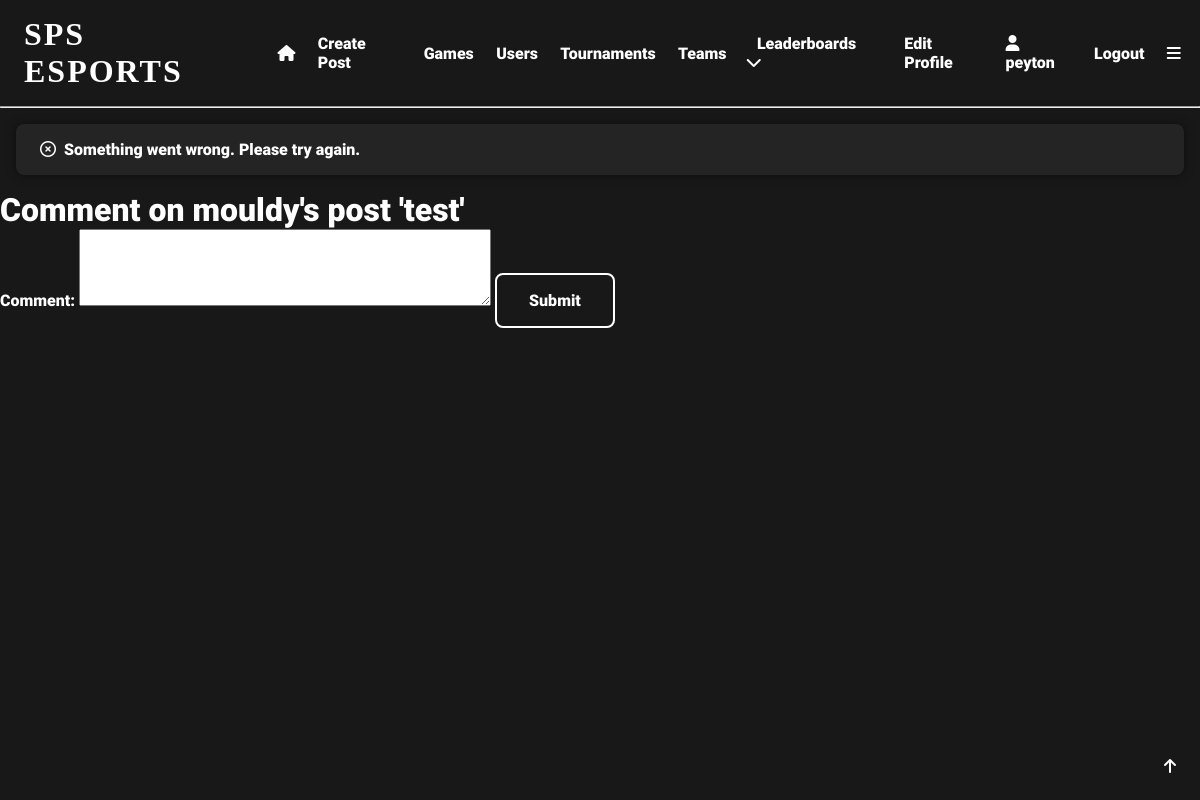
The app's page /post_comment/2 (signed in) with its own data.
### app/models.py (models this page shows, shortened)
class User(UserMixin, db.Model):
    user_id = db.Column(db.Integer, primary_key=True)
    username = db.Column(db.String(64), index=True, unique=True)
    email = db.Column(db.String(120), index=True, unique=True)
    password_hash = db.Column(db.String(128), nullable=False)
    pfp = db.Column(db.String(140))
    user_bio = db.Column(db.String(140), default='New to SPS eSports!!!')
    pronouns = db.Column(db.String(64), nullable=True)
    skill_level = db.Column(db.String(64), default='Unsure')
    role = db.Column(db.String(64))
    grade = db.Column(db.String(64), nullable=True)
    availability = db.Column(db.String(140), default='Unsure')
    teams = db.relationship('Teams', back_populates='user')
    team_users = db.relationship('TeamUsers', back_populates='user')
    posts = db.relationship('Posts', back_populates='user')
    likes = db.relationship('Likes', back_populates='user')
    tournaments = db.relationship('Tournaments', back_populates='user')
    favourite_games = db.relationship('FavouriteGames', back_populates='user')
    tournament_users = db.relationship('TournamentUsers', back_populates='user')
    comments = db.relationship('Comments', back_populates='user')
    matches = db.relationship('Matches', back_populates='user')
    match_users = db.relationship('MatchUsers', back_populates='user')
    following = db.relationship('Following', backref='user', foreign_keys='Following.user_id')
    followed = db.relationship('Following', foreign_keys='Following.following_id')

class Posts(db.Model):
    post_id = db.Column(db.Integer, primary_key=True, index=True, unique=True, nullable=False)
    post_title = db.Column(db.String(64), nullable=False)
    post_content = db.Column(db.String(140), nullable=False)
    post_date = db.Column(db.DateTime, nullable=False)
    post_type = db.Column(db.String(64))
    likes = db.Column(db.Integer, default=0)
    user_id = db.Column(db.Integer, db.ForeignKey('user.user_id'), name='post_user_id', nullable=False)
    user = db.relationship('User', back_populates='posts')
    post_likes = db.relationship('Likes', back_populates='post')
    comments = db.relationship('Comments', back_populates='post')

### app/routes.py (the view)
@app.route('/post_comment/<post_id>', methods=['GET', 'POST'])
@login_required
def post_comment(post_id):
    form = CommentForm()
    post = Posts.query.filter_by(post_id=post_id).first_or_404()
    post_user = User.query.filter_by(user_id=post.user_id).first()
    if form.validate_on_submit():
        comment_content = form.comment_content.data
        comment_date = dt.datetime.now()
        user_id = current_user.user_id
        username = current_user.username
        comment = Comments(comment_content=comment_content, comment_date=comment_date, user_id=user_id, post_id=post_id, username=username)
        db.session.add(comment)
        db.session.commit()
        flash('Comment created successfully')
        return redirect(url_for('post', post_id=post_id))
    else:
        flash('Something went wrong. Please try again.')
        print(form.errors)
    return render_template('post_comment.html', title="Create Comment", form=form, post=post, post_user=post_user)

### app/forms.py
class CommentForm(FlaskForm):
    comment_content = StringField('Comment Content', validators=[DataRequired()])
    submit = SubmitField('Comment')

### app/models.py (called while the page is built)
@login.user_loader
def load_user(user_id):
    return User.query.get(int(user_id))  # returns the user id as an integer

### app/templates/post_comment.html (shortened to what this page needs)
{% extends 'base.html' %}
{% block content %}
<h1>Comment on {{post_user.username}}'s post '{{post.post_title}}'</h1>
<form action="{{url_for('post_comment', post_id=post.post_id)}}" method="post">
    <label for="comment_content">Comment:</label>
    <textarea name="comment_content" id="comment_content" rows="5" cols="50"></textarea>
    <input type="submit" value="Submit">
</form>
{% endblock %}

### app/templates/base.html (shortened to what this page needs)
<!DOCTYPE html>
<html lang="en">
<head>
    <link rel="stylesheet" href="{{ url_for('static', filename='css/styles.css') }}">
</head>
<body>
  <div id="top" class="header">
      {% if current_user.is_anonymous %}
        <h1 onclick="location.href='login'">SPS ESPORTS</h1>
        <a href="{{ url_for('login') }}">Login</a>
        <a href="{{ url_for('register') }}">Register</a>
      {% else %}
        <h1 onclick="location.href='{{url_for('index')}}'">SPS ESPORTS</h1>
        <a href="{{ url_for('index') }}"><i class="fa-solid fa-house"></i></a>
        <a href="{{ url_for('create_post') }}">Create Post</a>
        <a href="{{ url_for('search') }}">Games</a>
        <a href="{{ url_for('user_search') }}">Users</a>
        <a href="{{ url_for('tournament_search') }}">Tournaments</a>
        <a href="{{url_for('team_search')}}">Teams</a>
        <div class="expand">
            <div class="expand-button">
                <a href="javascript:showDropdown()">Leaderboards  <i class="fa-solid fa-chevron-down"></i></a>
            </div>
        </div>
        <a href="{{ url_for('edit_profile') }}">Edit Profile</a>
        <a href="{{ url_for('user', username=current_user.username) }}"><i class="fa-solid fa-user"></i>   {{current_user.username}}</a>
        <a href="{{ url_for('logout') }}">Logout</a>
        <a href="javascript:navBar()"><i class="fa-solid fa-bars"></i></a>
      {% endif %}
  </div>
    <hr>
  {% with messages = get_flashed_messages() %}
  {% if messages %}
    {% for message in messages %}
        <div class="flash">
            <a href="javascript:closeFlash()"><i class="fa-regular fa-circle-xmark"></i></a>
            {{message}}
        </div>
    {% endfor %}
  {% endif %}
  {% endwith %}
  <div class="topbutton">
    <a href="#top"><i class="fa-solid fa-arrow-up"></i></a>
  </div>
{% block content %} {% endblock %}
</body>
</html>

### app/static/css/styles.css (style rules this page uses)
* { margin: 0; padding: 0; box-sizing: border-box; scroll-behavior: smooth; scrollbar-width: thin; scrollbar-color: white var(--bg); }
body { background: var(--bg); color: white; }
:root { --accent: #e81c29; --bg: #181818; --bg2: #282828; --lightbg: rgba(255,255,255,0.05); }
.flash { display: flex; font-family: 'Roboto'; font-size: 1em; padding: 1em; margin: 1em; border-radius: 0.5em; background-color: var(--lightbg); box-shadow: 0 0 10px 0 rgba(0,0,0,0.5); }
.flash a { color: white; padding: 0 0.5em; }
.header { display:flex; align-items: center; padding: 1em 0.5em; }
.header a { padding: 0em 0.7em; font-family: 'Roboto'; font-size: 1em; text-decoration: none; transition: 0.5s; position: relative; transition: 0.3s; color: white; }
.header a::before { content: ''; position: absolute; width: 100%; height: 2px; left: 0; bottom: -2px; background-color: var(--accent); transform-origin: right; transform: scaleX(0); transition: transform 0.3s; }
.header h1 { box-shadow: inset 0 0 0 0 var(--bg); font-family: 'Nausea'; letter-spacing: 2px; padding: 0 0.5em; position: relative; transition: color 0.3s ease-in-out, box-shadow 0.3s ease-in-out; }
.expand { font-family: 'Roboto'; padding: 0.5em; position: relative; }
h1 { font-family: 'Roboto'; font-size: 2em; }
.topbutton { position: fixed; bottom: 1em; right: 1em; padding: 0.5em; border-radius: 50%; background-color: var(--bg); color: white; font-family: 'Roboto'; font-size: 1em; transition: 0.5s; }
a { color: white; text-decoration: none; transition: 0.5s; padding: 0.5em 0; position: relative; font-family: 'Roboto'; }
a::before { content: ''; position: absolute; width: 100%; height: 2px; left: 0; bottom: -2px; background-color: var(--accent); transform-origin: right; transform: scaleX(0); transition: transform 0.3s; }
[type="submit"] { padding: 1em 2em; transition: 0.5s; border: 2px solid white; border-radius: 0.5em; background-color: var(--bg); color: white; font-family: 'Roboto'; font-size: 1em; }
label { font-family: 'Roboto'; font-size: 1em; }

### records on screen
User: username "peyton"
User: username "mouldy"
Posts: post_title "test"

### other values on screen
{{ message }} "Something went wrong. Please try again."
